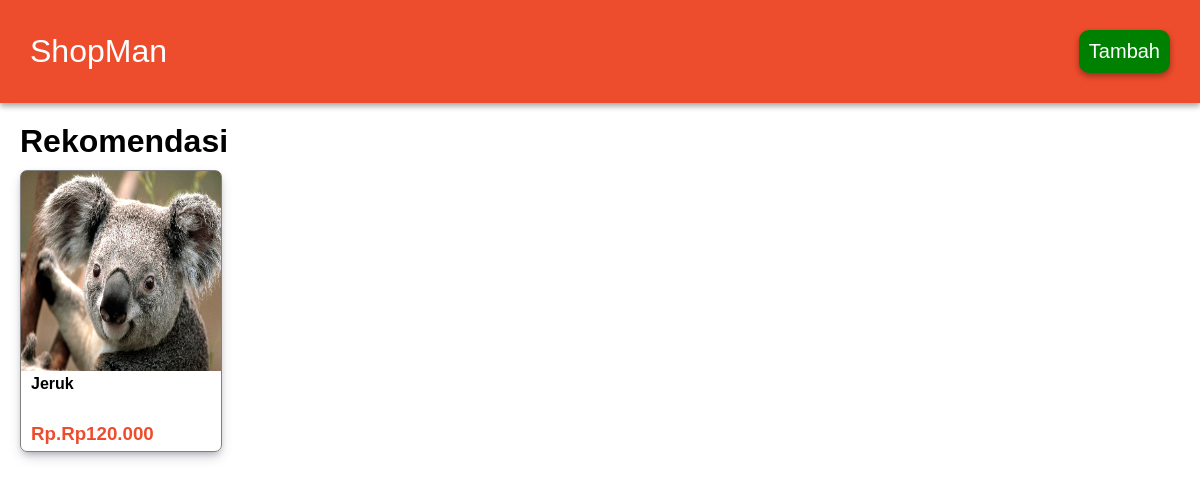
Before: / with the older database file.
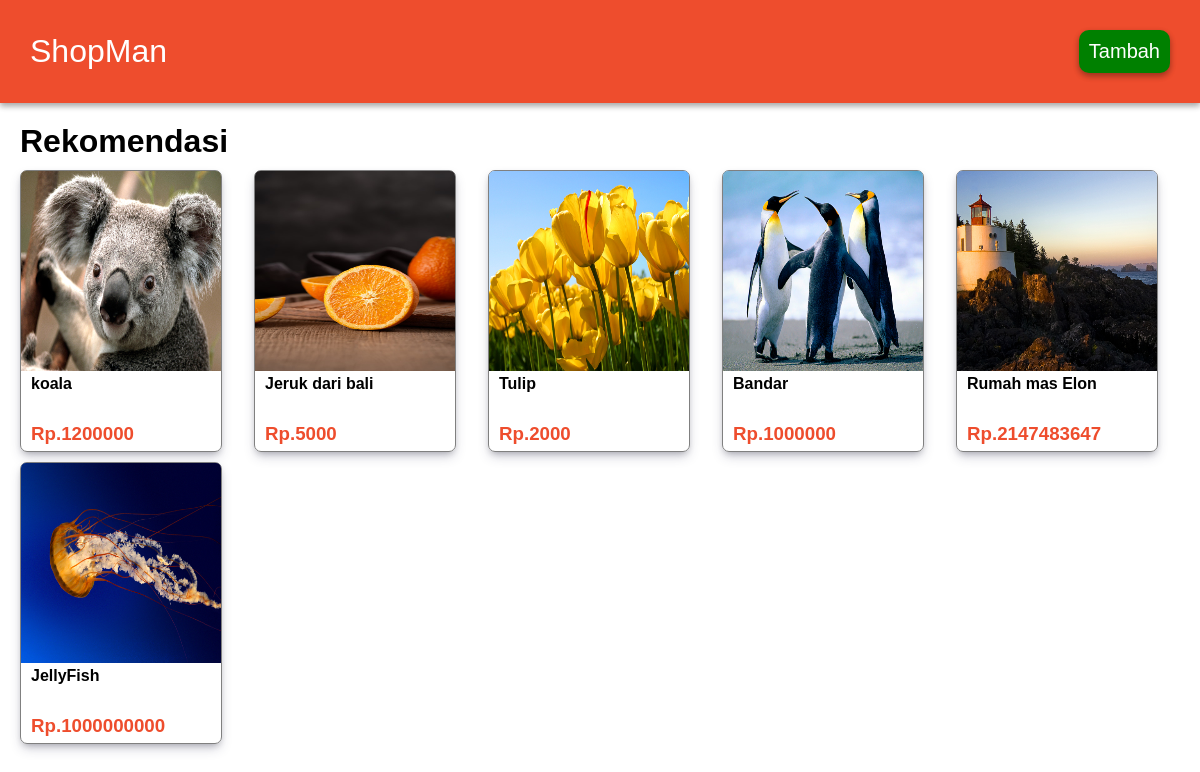
After: the same page with the newer database file.
### tables this page shows
CREATE TABLE `produk` (
  `id` int(11) NOT NULL,
  `produk` varchar(50) DEFAULT NULL,
  `keterangan` varchar(200) DEFAULT NULL,
  `harga` int(11) DEFAULT NULL,
  `img` varchar(50) DEFAULT NULL,
  `id_komen` varchar(50) DEFAULT NULL
);

### fungsi.php (called while the page is built, shortened)
<?php
$conn = mysqli_connect('localhost','root','','shop');
function ambil($query){
    global $conn;
    $result = mysqli_query($conn,$query);
    $rows = [];
    while($row = mysqli_fetch_assoc($result) ){
        $rows[] = $row;
    }
    return $rows;
}
?>

### index.php (the view, shortened to what this page needs)
<?php
require 'fungsi.php';
$produk = ambil("SELECT * FROM produk");
?>
<!DOCTYPE html>
<html lang="en">
<head>
    <link rel="stylesheet" href="css/style.css">
</head>
<body>
    <div class="navbar">
        <h1>ShopMan</h1>
        <ul>
            <li><a href="tambah.php">Tambah</a></li>
        </ul>
    </div>
    <div class="kelompok">
        <h1>Rekomendasi</h1>
        <ul class="produk">
            <?php foreach($produk as $produknya) : ?>
            <li>
                <div class="isi">
                    <a href="produk.php?id=<?= $produknya["id"] ?>">
                        <img src="img/<?= $produknya["img"] ?>">
                        <h4 ><?= $produknya["produk"] ?></h4>
                        <h3>Rp.<?= $produknya["harga"] ?></h3>
                    </a>
                </div>
            </li>
            <?php endforeach ; ?>
        </ul>
    </div>
</body>
</html>

### css/style.css (style rules this page uses)
* { margin: 0; padding: 0; }
body { font-family: sans-serif; }
li { list-style: none; }
a { text-decoration: none; }
img { border-radius: 5px 5px 0 0; width: 200px; height: 200px; }
.navbar { display: flex; padding: 30px; background-color: #ee4d2d; box-shadow: rgba(0, 0, 0, 0.16) 0px 3px 6px, rgba(0, 0, 0, 0.23) 0px 3px 6px; align-items: center; justify-content: space-between; color: white; }
.navbar h1 { font-weight: 100; }
.navbar ul li { background-color: green; box-sizing: border-box; border-radius: 10px; box-shadow: rgba(0, 0, 0, 0.16) 0px 3px 6px, rgba(0, 0, 0, 0.23) 0px 3px 6px; padding: 10px; }
.navbar a { color: white; font-size: 20px; }
.kelompok { padding: 20px; }
.kelompok h1 { margin-bottom: 10px; }
.produk { display: grid; gap:10px; grid-template-columns: repeat(auto-fill,minmax(200px, 1fr)); }
.isi { border: 1px solid gray; box-shadow: rgba(50, 50, 93, 0.25) 0px 6px 12px -2px, rgba(0, 0, 0, 0.3) 0px 3px 7px -3px; border-radius: 7px; width: 200px; height: 280px; }
.isi a h4 { margin-left: 10px; color: black; }
.isi a h3 { margin-top: 30px; margin-left: 10px; color :#ee4d2d; }

Changed rows visible on the page:
removed produk: img (picture), produk "Jeruk", harga "Rp120.000"
added produk: img (picture), produk "koala", harga "1200000"
added produk: img (picture), produk "Jeruk dari bali", harga "5000"
added produk: img (picture), produk "Tulip", harga "2000"
added produk: img (picture), produk "Bandar", harga "1000000"
added produk: img (picture), produk "Rumah mas Elon", harga "2147483647"
added produk: img (picture), produk "JellyFish", harga "1000000000"
